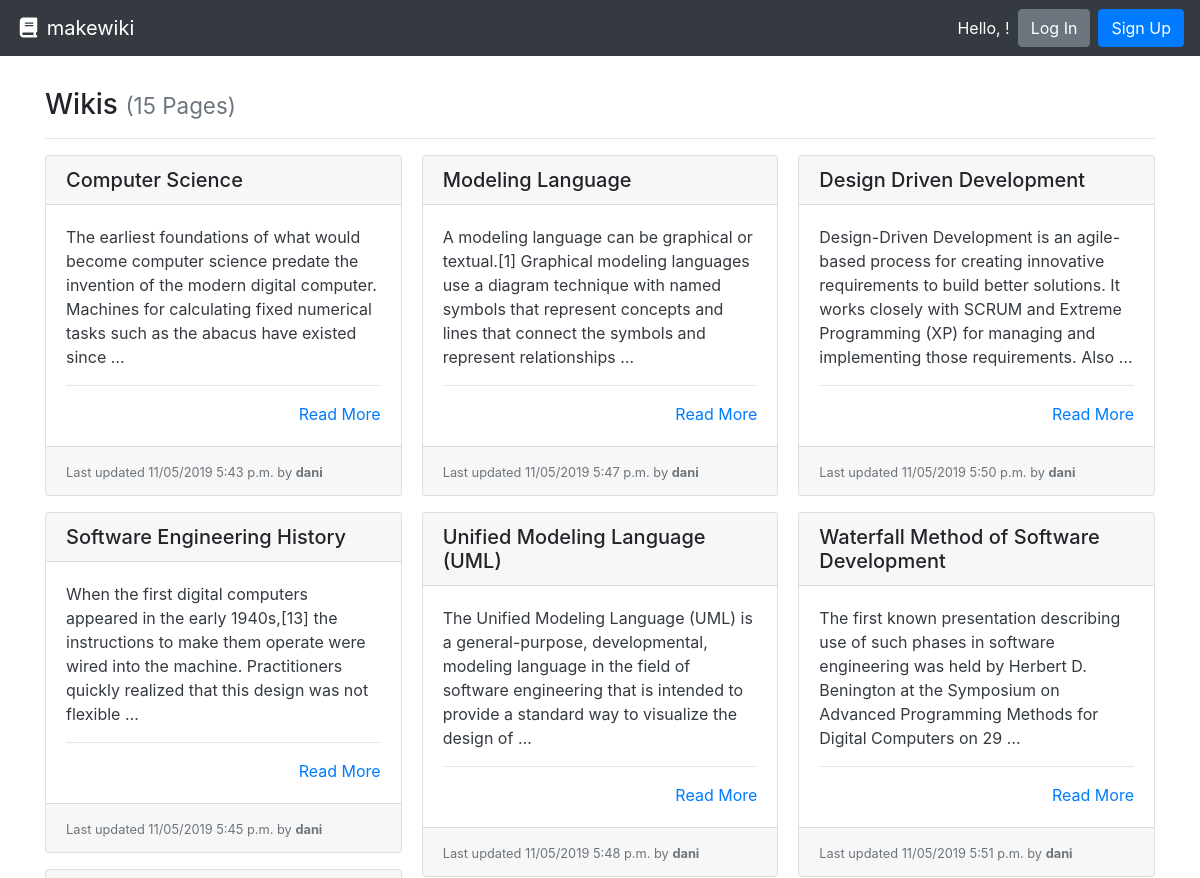
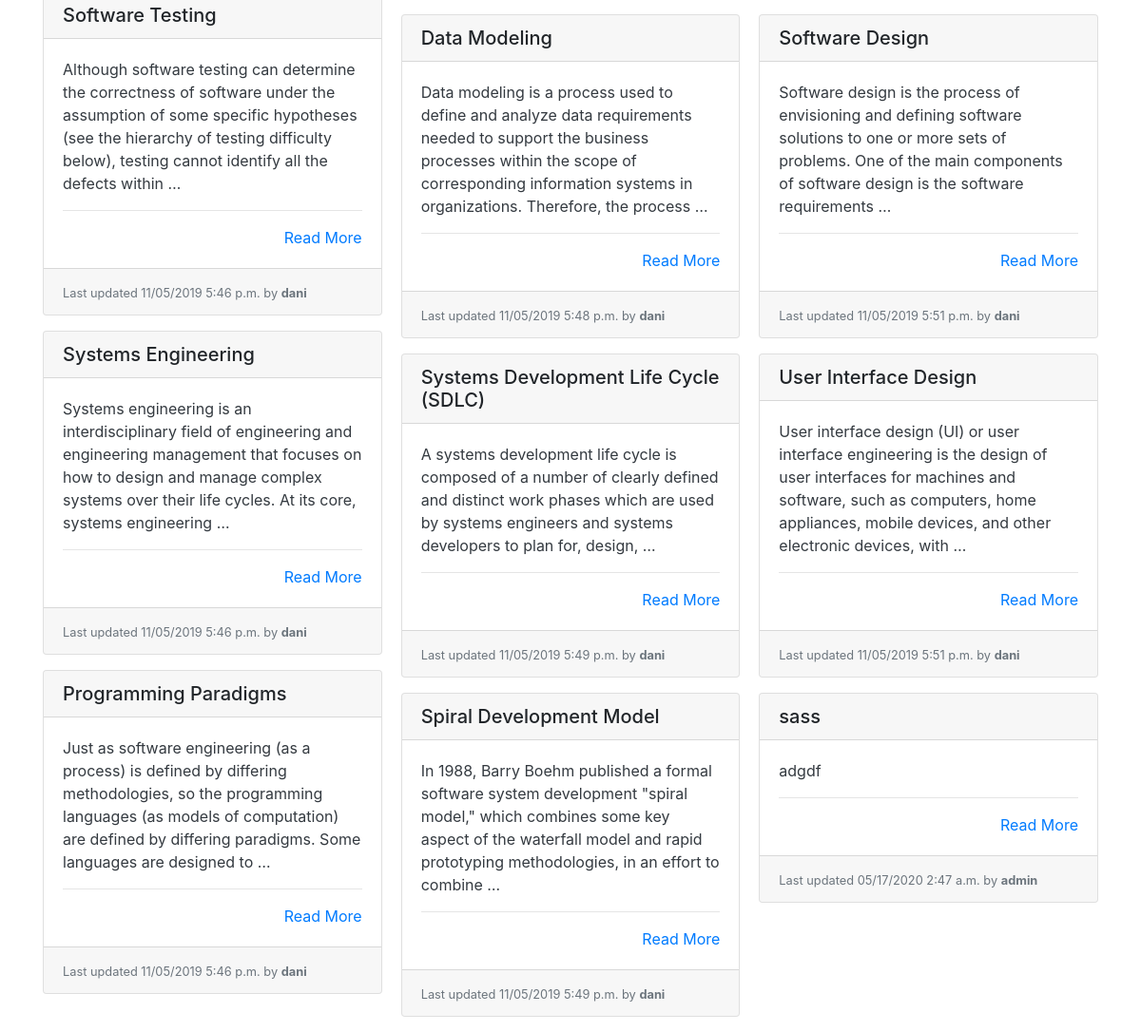
The page / on the database its author committed (2 pictures, top to bottom).
### wiki/models.py (models this page shows, shortened)
class Page(models.Model):
    title = models.CharField(max_length=settings.WIKI_PAGE_TITLE_MAX_LENGTH, unique=True,
                             help_text="Title of your page.")
    author = models.ForeignKey(User, on_delete=models.PROTECT,
                               help_text="The user that posted this article.")
    slug = models.CharField(max_length=settings.WIKI_PAGE_TITLE_MAX_LENGTH, blank=True, editable=False,
                            help_text="Unique URL path to access this page. Generated by the system.")
    content = models.TextField(
        help_text="Write the content of your page here.")
    created = models.DateTimeField(auto_now_add=True,
                                   help_text="The date and time this page was created. Automatically generated when the model saves.")
    modified = models.DateTimeField(auto_now=True,
                                    help_text="The date and time this page was updated. Automatically generated when the model updates.")

### wiki/views.py (the view)
# urls.py: path('', PageListView.as_view(), name='wiki-list-page'),
class PageListView(ListView):
    model = Page
    def get(self, request):
        pages = self.get_queryset().all()
        return render(request, 'list.html', {
          'pages': pages
        })

### wiki/templates/list.html
{% extends "base.html" %}
{% block content %}
  <h3>Wikis {% if pages %}<small class="text-muted">({{ pages|length }} Page{{ pages|length|pluralize:"s" }})</small>{% endif %}</h3>
  <hr>
  {% if pages %}
    <div class="card-columns">
      {% for page in pages %}
        {% include "partials/card.html" %}
      {% endfor %}
    </div>
  {% else %}
    <div class="alert alert-primary" role="alert">No pages to display.</div>
  {% endif %}
{% endblock %}

### wiki/templates/partials/card.html
<div class="card mb-3">
  <h5 class="card-header ">{{ page.title }}</h5>
  <div class="card-body border-dark">
    <p class="card-text text-dark">
      {{ page.content|truncatewords_html:30 }}
      <hr>
      <div class="text-right"><a href="{% url 'wiki-details-page' page.slug %}" title="Read More">Read More</a></div>
  </div>
  <div class="card-footer">
    <small class="text-muted">Last updated {{ page.modified|date:"SHORT_DATETIME_FORMAT" }} by <b>{{ page.author.username }}</b></small>
  </div>
</div>

### rows shown on the page
Page: title "Computer Science", content "The earliest foundations of what would become computer science predate the invention of the modern digital computer. Machines for calculating fixed numerical tasks such as the abacus have existed since …", modified "11/05/2019 5:43 p.m.", author.username "dani"
Page: title "Software Engineering History", content "When the first digital computers appeared in the early 1940s,[13] the instructions to make them operate were wired into the machine. Practitioners quickly realized that this design was not flexible …", modified "11/05/2019 5:45 p.m.", author.username "dani"
Page: title "Software Testing", content "Although software testing can determine the correctness of software under the assumption of some specific hypotheses (see the hierarchy of testing difficulty below), testing cannot identify all the defects within …", modified "11/05/2019 5:46 p.m.", author.username "dani"
Page: title "Systems Engineering", content "Systems engineering is an interdisciplinary field of engineering and engineering management that focuses on how to design and manage complex systems over their life cycles. At its core, systems engineering …", modified "11/05/2019 5:46 p.m.", author.username "dani"
Page: title "Programming Paradigms", content "Just as software engineering (as a process) is defined by differing methodologies, so the programming languages (as models of computation) are defined by differing paradigms. Some languages are designed to …", modified "11/05/2019 5:46 p.m.", author.username "dani"
Page: title "Modeling Language", content "A modeling language can be graphical or textual.[1] Graphical modeling languages use a diagram technique with named symbols that represent concepts and lines that connect the symbols and represent relationships …", modified "11/05/2019 5:47 p.m.", author.username "dani"
Page: title "Unified Modeling Language (UML)", content "The Unified Modeling Language (UML) is a general-purpose, developmental, modeling language in the field of software engineering that is intended to provide a standard way to visualize the design of …", modified "11/05/2019 5:48 p.m.", author.username "dani"
Page: title "Data Modeling", content "Data modeling is a process used to define and analyze data requirements needed to support the business processes within the scope of corresponding information systems in organizations. Therefore, the process …", modified "11/05/2019 5:48 p.m.", author.username "dani"
Page: title "Systems Development Life Cycle (SDLC)", content "A systems development life cycle is composed of a number of clearly defined and distinct work phases which are used by systems engineers and systems developers to plan for, design, …", modified "11/05/2019 5:49 p.m.", author.username "dani"
Page: title "Spiral Development Model", content "In 1988, Barry Boehm published a formal software system development \"spiral model,\" which combines some key aspect of the waterfall model and rapid prototyping methodologies, in an effort to combine …", modified "11/05/2019 5:49 p.m.", author.username "dani"
Page: title "Design Driven Development", content "Design-Driven Development is an agile-based process for creating innovative requirements to build better solutions. It works closely with SCRUM and Extreme Programming (XP) for managing and implementing those requirements. Also …", modified "11/05/2019 5:50 p.m.", author.username "dani"
Page: title "Waterfall Method of Software Development", content "The first known presentation describing use of such phases in software engineering was held by Herbert D. Benington at the Symposium on Advanced Programming Methods for Digital Computers on 29 …", modified "11/05/2019 5:51 p.m.", author.username "dani"
Page: title "Software Design", content "Software design is the process of envisioning and defining software solutions to one or more sets of problems. One of the main components of software design is the software requirements …", modified "11/05/2019 5:51 p.m.", author.username "dani"
Page: title "User Interface Design", content "User interface design (UI) or user interface engineering is the design of user interfaces for machines and software, such as computers, home appliances, mobile devices, and other electronic devices, with …", modified "11/05/2019 5:51 p.m.", author.username "dani"
Page: title "sass", content "adgdf", modified "05/17/2020 2:47 a.m.", author.username "admin"

### other values the page prints
{{ pages|length }} "15"
